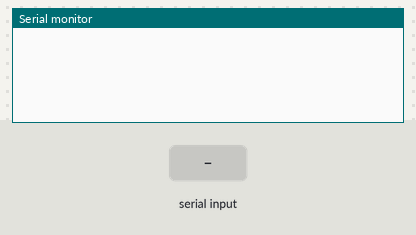
A sketch run on a simulated Arduino Uno, built with avr-gcc and run on an emulated ATmega328P. Parts: the last lines printed to the serial monitor. The inputs (shaded band) are chosen by the test bench.

Above: at 1.2 s.
1.3 s: "ping\n" received over Serial
At 2.5 s:
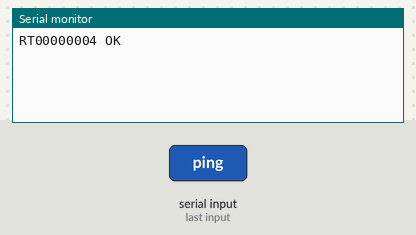
2.8 s: "1\n" received over Serial
At 3.5 s:
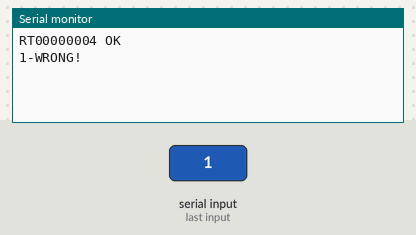

Measured:
- after the input at 1.3 s, the serial monitor: prints a new line at once (image 1)
- after the input at 2.8 s, the serial monitor: prints a new line at once (image 2)

The sketch:

RT00000004.ino
```cpp
String palavra;

void setup()
{
  Serial.begin(9600);
}

void loop()
{
  while(Serial.available() == 0);
  palavra = Serial.readStringUntil('\n');

  if(palavra == "ping")
  {
    Serial.println("RT00000004 OK");
  }
  else
  {
    Serial.print(palavra);
    Serial.println("-WRONG!");
  }
}
```
